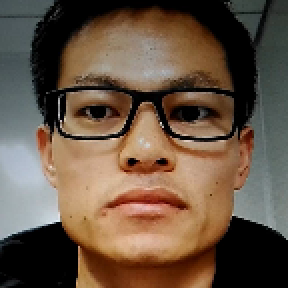
#> input picture main research/code/Anti-spoofing model/FAS-SGTD/fas_sgtd_multi_frame/Image_Quality_experiment3/0001.png, 144 x 144 px (shown 2 times larger)
$ jupyter execute --allow-errors Image_Quality.ipynb   (older library calls are emulated)
#> lines starting #> are read from the running program, lines starting #| are printed output that depends on the picture
[cell 1]
# import the necessary packages
from skimage import measure
import matplotlib.pyplot as plt
import numpy as np
import cv2

[cell 2]
def mse(imageA, imageB):
    # the 'Mean Squared Error' between the two images is the
    # sum of the squared difference between the two images;
    # NOTE: the two images must have the same dimension
    err = np.sum((imageA.astype("float") - imageB.astype("float")) ** 2)
    err /= float(imageA.shape[0] * imageA.shape[1])

    # return the MSE, the lower the error, the more "similar"
    # the two images are
    return err
def compare_images(imageA, imageB, title):
    # compute the mean squared error and structural similarity
    # index for the images
    m = mse(imageA, imageB)
    s = measure.compare_ssim(imageA, imageB, multichannel=True)
    # [13 lines of commented-out code are left out]

    return m, s

[cell 3]
original = cv2.imread("0001.png")
#> original is the input picture: shape (144, 144, 3); mean B, G, R 67.5, 84.2, 103.6
original_cvt = cv2.cvtColor(original,cv2.COLOR_BGR2RGB)
original_cvt = cv2.resize(original_cvt, (256, 256), interpolation=cv2.INTER_CUBIC)
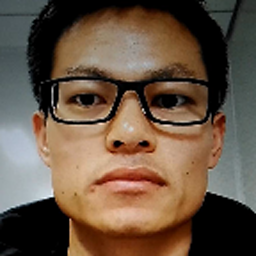
#> original_cvt: shape (256, 256, 3); mean R, G, B 103.8, 84.3, 67.6

morph = cv2.imread("0.png")
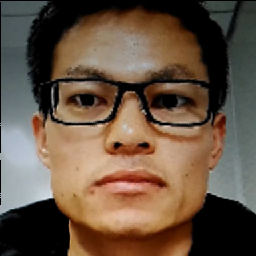
#> input picture main research/code/Anti-spoofing model/FAS-SGTD/fas_sgtd_multi_frame/Image_Quality_experiment3/0.png, 256 x 256 px
#> morph is the input picture: shape (256, 256, 3); mean B, G, R 67, 83.7, 103.2
morph_cvt = cv2.cvtColor(morph,cv2.COLOR_BGR2RGB)

noise = cv2.imread("frame_1.png")
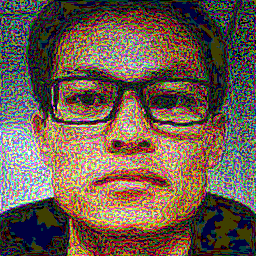
#> input picture main research/code/Anti-spoofing model/FAS-SGTD/fas_sgtd_multi_frame/Image_Quality_experiment3/frame_1.png, 256 x 256 px
#> noise is the input picture: shape (256, 256, 3); mean B, G, R 78.4, 92.3, 110.4
noise_cvt = cv2.cvtColor(noise,cv2.COLOR_BGR2RGB)

[cell 4]
# initialize the figure
fig = plt.figure("Images")
images = ("Original", original_cvt), ("Noise", noise_cvt), ("Morphed", morph_cvt)
#images = ("Original", original_cvt), ("Morphed", morph_cvt)
# loop over the images
for (i, (name, image)) in enumerate(images):
    # show the image
    ax = fig.add_subplot(1, 3, i + 1)
    ax.set_title(name)
    plt.imshow(image, cmap = plt.cm.gray)
    plt.axis("off")
#> this loop made 3 passes
#> name on passes 1 to 3: 'Original', 'Noise', 'Morphed'
# show the figure
plt.show()
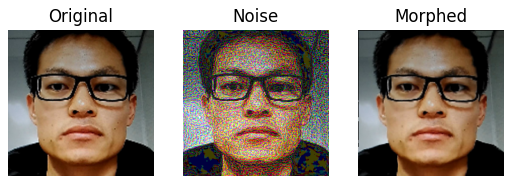
#> figure drawn by matplotlib, 3 panels
# compare the images
compare_images(original_cvt, original_cvt, "Original vs. Original")
#> in mse, `err = np.sum((imageA.astype("float") - imageB.astype("float")) ** 2)`: err = 0
#> in compare_images, `s = measure.compare_ssim(imageA, imageB, multichannel=True)`: s = 1
compare_images(original_cvt, noise_cvt, "Original vs. Noise")
compare_images(original_cvt, morph_cvt, "Original vs. Morph")
#> Out = (738, 0.856)
